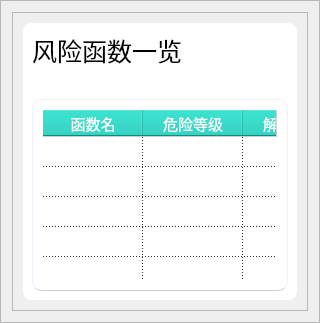
            <widget class="QFrame" name="frame_CentralBottom_7">
             <property name="frameShape">
              <enum>QFrame::StyledPanel</enum>
             </property>
             <property name="frameShadow">
              <enum>QFrame::Raised</enum>
             </property>
             <layout class="QHBoxLayout" name="horizontalLayout_27">
              <item>
               <widget class="QFrame" name="frame_CentralLeft_2">
                <property name="frameShape">
                 <enum>QFrame::StyledPanel</enum>
                </property>
                <property name="frameShadow">
                 <enum>QFrame::Raised</enum>
                </property>
                <layout class="QVBoxLayout" name="verticalLayout_30">
                 <item>
                  <widget class="QFrame" name="frame_Vulnerabilities_2">
                   <property name="styleSheet">
                    <string notr="true">QFrame{
border:1px solid #edf2fa;
background-color:#fff;
border-radius:10px;
}</string>
                   </property>
                   <property name="frameShape">
                    <enum>QFrame::StyledPanel</enum>
                   </property>
                   <property name="frameShadow">
                    <enum>QFrame::Raised</enum>
                   </property>
                   <layout class="QVBoxLayout" name="verticalLayout_31">
                    <item>
                     <widget class="QLabel" name="lbl_Vulnerabilities_2">
                      <property name="styleSheet">
                       <string notr="true">QLabel{

		font-size:25px;
	border:0px;

}</string>
                      </property>
                      <property name="text">
                       <string>风险函数一览</string>
                      </property>
                      <property name="alignment">
                       <set>Qt::AlignLeading|Qt::AlignLeft|Qt::AlignVCenter</set>
                      </property>
                     </widget>
                    </item>
                    <item>
                     <widget class="QLabel" name="lbl_VulnerabilitiesDesc_2">
                      <property name="styleSheet">
                       <string notr="true">QLabel{

	font-size:16px;
	border:0px;
color:rgb(204, 207, 211);

}</string>
                      </property>
                      <property name="text">
                       <string/>
                      </property>
                     </widget>
                    </item>
                    <item>
                     <widget class="QTableWidget" name="tableWidget_Vulnerabilities_2">
                      <property name="styleSheet">
                       <string notr="true">QTableWidget {	
	background-color: #fff;
	padding: 10px;
	gridline-color: rgb(44, 49, 60);
	border-bottom: 1px solid rgb(204, 207, 211);
	color:#000;
}
QTableWidget::item{
	border-color: rgb(44, 49, 60);
	padding-left: 5px;
	padding-right: 5px;
	gridline-color: rgb(44, 49, 60);
}
QTableWidget::item:selected{
	background-color: #e5faf8;
	color:#000;
}
QScrollBar:horizontal {
    border: none;
    background: rgb(52, 59, 72);
    height: 14px;
    margin: 0px 21px 0 21px;
	border-radius: 0px;
}
 QScrollBar:vertical {
	border: none;
    background: rgb(52, 59, 72);
    width: 14px;
    margin: 21px 0 21px 0;
	border-radius: 0px;
 }
QHeaderView{
   background-color:#04c9b7;
	border: 1px solid rgb(204, 207, 211);
	border-style: none;
    border-bottom: 1px solid rgb(204, 207, 211);
    border-right: 1px solid rgb(204, 207, 211);
    color:#fff;
	font-size:15px;
    border-radius: 0px;
}
</string>
                      </property>
                      <property name="verticalScrollBarPolicy">
                       <enum>Qt::ScrollBarAlwaysOff</enum>
                      </property>
                      <property name="horizontalScrollBarPolicy">
                       <enum>Qt::ScrollBarAlwaysOff</enum>
                      </property>
                      <property name="sizeAdjustPolicy">
                       <enum>QAbstractScrollArea::AdjustIgnored</enum>
                      </property>
                      <property name="showGrid">
                       <bool>true</bool>
                      </property>
                      <property name="gridStyle">
                       <enum>Qt::DotLine</enum>
                      </property>
                      <attribute name="horizontalHeaderHighlightSections">
                       <bool>true</bool>
                      </attribute>
                      <attribute name="horizontalHeaderStretchLastSection">
                       <bool>true</bool>
                      </attribute>
                      <attribute name="verticalHeaderVisible">
                       <bool>false</bool>
                      </attribute>
                      <attribute name="verticalHeaderHighlightSections">
                       <bool>true</bool>
                      </attribute>
                      <row>
                       <property name="text">
                        <string>1</string>
                       </property>
                      </row>
                      <row>
                       <property name="text">
                        <string>2</string>
                       </property>
                      </row>
                      <row>
                       <property name="text">
                        <string>3</string>
                       </property>
                      </row>
                      <row>
                       <property name="text">
                        <string>4</string>
                       </property>
                      </row>
                      <row>
                       <property name="text">
                        <string>5</string>
                       </property>
                      </row>
                      <row>
                       <property name="text">
                        <string>6</string>
                       </property>
                      </row>
                      <row>
                       <property name="text">
                        <string>7</string>
                       </property>
                      </row>
                      <row>
                       <property name="text">
                        <string>8</string>
                       </property>
                      </row>
                      <row>
                       <property name="text">
                        <string>9</string>
                       </property>
                      </row>
                      <row>
                       <property name="text">
                        <string>10</string>
                       </property>
                      </row>
                      <row>
                       <property name="text">
                        <string>11</string>
                       </property>
                      </row>
                      <row>
                       <property name="text">
                        <string>10</string>
                       </property>
                      </row>
                      <row>
                       <property name="text">
                        <string>12</string>
                       </property>
                      </row>
                      <row>
                       <property name="text">
                        <string>New Row</string>
                       </property>
                      </row>
                      <row>
                       <property name="text">
                        <string>New Row</string>
                       </property>
                      </row>
                      <row>
                       <property name="text">
                        <string>New Row</string>
                       </property>
                      </row>
                      <row>
                       <property name="text">
                        <string>New Row</string>
                       </property>
                      </row>
                      <row>
                       <property name="text">
                        <string>New Row</string>
                       </property>
                      </row>
                      <row>
                       <property name="text">
                        <string>New Row</string>
                       </property>
                      </row>
                      <row>
                       <property name="text">
                        <string>New Row</string>
                       </property>
                      </row>
                      <row>
                       <property name="text">
                        <string>New Row</string>
                       </property>
                      </row>
                      <row>
                       <property name="text">
                        <string>New Row</string>
                       </property>
                      </row>
                      <row>
                       <property name="text">
                        <string>New Row</string>
                       </property>
                      </row>
                      <column>
                       <property name="text">
                        <string>函数名</string>
                       </property>
                      </column>
                      <column>
                       <property name="text">
                        <string>危险等级</string>
                       </property>
                      </column>
                      <column>
                       <property name="text">
                        <string>解决方法</string>
                       </property>
                      </column>
                      <item row="0" column="0">
                       <property name="text">
                        <string/>
                       </property>
                      </item>
                      <item row="0" column="1">
                       <property name="text">
                        <string/>
                       </property>
                      </item>
                      <item row="0" column="2">
                       <property name="text">
                        <string/>
                       </property>
                      </item>
                      <item row="1" column="0">
                       <property name="text">
                        <string/>
                       </property>
                      </item>
                      <item row="1" column="1">
                       <property name="text">
                        <string/>
                       </property>
                      </item>
                      <item row="1" column="2">
                       <property name="text">
                        <string/>
                       </property>
                      </item>
                      <item row="2" column="0">
                       <property name="text">
                        <string/>
                       </property>
                      </item>
                      <item row="2" column="1">
                       <property name="text">
                        <string/>
                       </property>
                      </item>
                      <item row="2" column="2">
                       <property name="text">
                        <string/>
                       </property>
                      </item>
                      <item row="3" column="0">
                       <property name="text">
                        <string/>
                       </property>
                      </item>
                      <item row="3" column="1">
                       <property name="text">
                        <string/>
                       </property>
                      </item>
                      <item row="3" column="2">
                       <property name="text">
                        <string/>
                       </property>
                      </item>
                      <item row="4" column="0">
                       <property name="text">
                        <string/>
                       </property>
                      </item>
                      <item row="4" column="1">
                       <property name="text">
                        <string/>
                       </property>
                      </item>
                      <item row="4" column="2">
                       <property name="text">
                        <string/>
                       </property>
                      </item>
                      <item row="5" column="0">
                       <property name="text">
                        <string/>
                       </property>
                      </item>
                      <item row="5" column="1">
                       <property name="text">
                        <string/>
                       </property>
                      </item>
                      <item row="5" column="2">
                       <property name="text">
                        <string/>
                       </property>
                      </item>
                      <item row="6" column="0">
                       <property name="text">
                        <string/>
                       </property>
                      </item>
                      <item row="6" column="1">
                       <property name="text">
                        <string/>
                       </property>
                      </item>
                      <item row="6" column="2">
                       <property name="text">
                        <string/>
                       </property>
                      </item>
                      <item row="7" column="0">
                       <property name="text">
                        <string/>
                       </property>
                      </item>
                      <item row="7" column="1">
                       <property name="text">
                        <string/>
                       </property>
                      </item>
                      <item row="7" column="2">
                       <property name="text">
                        <string/>
                       </property>
                      </item>
                      <item row="8" column="0">
                       <property name="text">
                        <string/>
                       </property>
                      </item>
                      <item row="8" column="1">
                       <property name="text">
                        <string/>
                       </property>
                      </item>
                      <item row="8" column="2">
                       <property name="text">
                        <string/>
                       </property>
                      </item>
                      <item row="9" column="0">
                       <property name="text">
                        <string/>
                       </property>
                      </item>
                      <item row="9" column="1">
                       <property name="text">
                        <string/>
                       </property>
                      </item>
                      <item row="9" column="2">
                       <property name="text">
                        <string/>
                       </property>
                      </item>
                      <item row="10" column="0">
                       <property name="text">
                        <string/>
                       </property>
                      </item>
                      <item row="10" column="1">
                       <property name="text">
                        <string/>
                       </property>
                      </item>
                      <item row="10" column="2">
                       <property name="text">
                        <string/>
                       </property>
                      </item>
                      <item row="11" column="0">
                       <property name="text">
                        <string/>
                       </property>
                      </item>
                      <item row="11" column="1">
                       <property name="text">
                        <string/>
                       </property>
                      </item>
                      <item row="11" column="2">
                       <property name="text">
                        <string/>
                       </property>
                      </item>
                      <item row="12" column="0">
                       <property name="text">
                        <string/>
                       </property>
                      </item>
                      <item row="12" column="1">
                       <property name="text">
                        <string/>
                       </property>
                      </item>
                      <item row="12" column="2">
                       <property name="text">
                        <string/>
                       </property>
                      </item>
                      <item row="13" column="0">
                       <property name="text">
                        <string/>
                       </property>
                      </item>
                      <item row="13" column="1">
                       <property name="text">
                        <string/>
                       </property>
                      </item>
                      <item row="13" column="2">
                       <property name="text">
                        <string/>
                       </property>
                      </item>
                      <item row="14" column="0">
                       <property name="text">
                        <string/>
                       </property>
                      </item>
                      <item row="14" column="1">
                       <property name="text">
                        <string/>
                       </property>
                      </item>
                      <item row="14" column="2">
                       <property name="text">
                        <string/>
                       </property>
                      </item>
                      <item row="15" column="0">
                       <property name="text">
                        <string/>
                       </property>
                      </item>
                      <item row="15" column="1">
                       <property name="text">
                        <string/>
                       </property>
                      </item>
                      <item row="15" column="2">
                       <property name="text">
                        <string/>
                       </property>
                      </item>
                      <item row="16" column="0">
                       <property name="text">
                        <string>216.58.202.101</string>
                       </property>
                      </item>
                      <item row="16" column="1">
                       <property name="text">
                        <string>80</string>
                       </property>
                      </item>
                      <item row="16" column="2">
                       <property name="text">
                        <string>Checks if Security Headers exist</string>
                       </property>
                      </item>
                      <item row="17" column="0">
                       <property name="text">
                        <string>216.58.202.128</string>
                       </property>
                      </item>
                      <item row="17" column="1">
                       <property name="text">
                        <string>80</string>
                       </property>
                      </item>
                      <item row="17" column="2">
                       <property name="text">
                        <string>Checks if Security Headers exist</string>
                       </property>
                      </item>
                      <item row="18" column="0">
                       <property name="text">
                        <string>216.58.202.129</string>
                       </property>
                      </item>
                      <item row="18" column="1">
                       <property name="text">
                        <string>80</string>
                       </property>
                      </item>
                      <item row="18" column="2">
                       <property name="text">
                        <string>Checks if Security Headers exist</string>
                       </property>
                      </item>
                      <item row="19" column="0">
                       <property name="text">
                        <string>216.58.202.135</string>
                       </property>
                      </item>
                      <item row="19" column="1">
                       <property name="text">
                        <string>80</string>
                       </property>
                      </item>
                      <item row="19" column="2">
                       <property name="text">
                        <string>Checks if Security Headers exist</string>
                       </property>
                      </item>
                      <item row="20" column="0">
                       <property name="text">
                        <string>216.58.202.137</string>
                       </property>
                      </item>
                      <item row="20" column="1">
                       <property name="text">
                        <string>139</string>
                       </property>
                      </item>
                      <item row="20" column="2">
                       <property name="text">
                        <string>Checks for Remote Management Ports</string>
                       </property>
                      </item>
                      <item row="21" column="0">
                       <property name="text">
                        <string>216.58.202.138</string>
                       </property>
                      </item>
                      <item row="21" column="1">
                       <property name="text">
                        <string>8080</string>
                       </property>
                      </item>
                      <item row="21" column="2">
                       <property name="text">
                        <string>Checks if Security Headers exist</string>
                       </property>
                      </item>
                      <item row="22" column="0">
                       <property name="text">
                        <string>216.58.202.139</string>
                       </property>
                      </item>
                      <item row="22" column="1">
                       <property name="text">
                        <string>445</string>
                       </property>
                      </item>
                      <item row="22" column="2">
                       <property name="text">
                        <string>Checks for SBM Ports</string>
                       </property>
                      </item>
                     </widget>
                    </item>
                   </layout>
                  </widget>
                 </item>
                </layout>
               </widget>
              </item>
             </layout>
            </widget>
